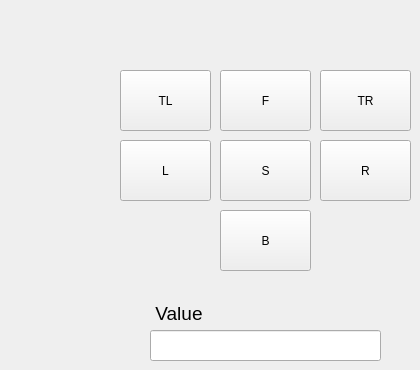
         <widget class="QWidget" name="tab_10">
          <attribute name="title">
           <string>Precision Walking test</string>
          </attribute>
          <widget class="QPushButton" name="precision_stop">
           <property name="geometry">
            <rect>
             <x>220</x>
             <y>140</y>
             <width>91</width>
             <height>61</height>
            </rect>
           </property>
           <property name="text">
            <string>S</string>
           </property>
          </widget>
          <widget class="QPushButton" name="precision_right">
           <property name="geometry">
            <rect>
             <x>320</x>
             <y>140</y>
             <width>91</width>
             <height>61</height>
            </rect>
           </property>
           <property name="text">
            <string>R</string>
           </property>
          </widget>
          <widget class="QPushButton" name="precision_turn_right">
           <property name="geometry">
            <rect>
             <x>320</x>
             <y>70</y>
             <width>91</width>
             <height>61</height>
            </rect>
           </property>
           <property name="text">
            <string>TR</string>
           </property>
          </widget>
          <widget class="QPushButton" name="precision_forward">
           <property name="geometry">
            <rect>
             <x>220</x>
             <y>70</y>
             <width>91</width>
             <height>61</height>
            </rect>
           </property>
           <property name="text">
            <string>F</string>
           </property>
          </widget>
          <widget class="QPushButton" name="precision_backward">
           <property name="geometry">
            <rect>
             <x>220</x>
             <y>210</y>
             <width>91</width>
             <height>61</height>
            </rect>
           </property>
           <property name="text">
            <string>B</string>
           </property>
          </widget>
          <widget class="QPushButton" name="precision_left">
           <property name="geometry">
            <rect>
             <x>120</x>
             <y>140</y>
             <width>91</width>
             <height>61</height>
            </rect>
           </property>
           <property name="text">
            <string>L</string>
           </property>
          </widget>
          <widget class="QPushButton" name="precision_turn_left">
           <property name="geometry">
            <rect>
             <x>120</x>
             <y>70</y>
             <width>91</width>
             <height>61</height>
            </rect>
           </property>
           <property name="text">
            <string>TL</string>
           </property>
          </widget>
          <widget class="QLineEdit" name="precision_value">
           <property name="geometry">
            <rect>
             <x>150</x>
             <y>330</y>
             <width>231</width>
             <height>31</height>
            </rect>
           </property>
          </widget>
          <widget class="QLabel" name="label_135">
           <property name="geometry">
            <rect>
             <x>130</x>
             <y>300</y>
             <width>98</width>
             <height>27</height>
            </rect>
           </property>
           <property name="font">
            <font>
             <family>Ubuntu</family>
             <pointsize>24</pointsize>
             <weight>50</weight>
             <bold>false</bold>
            </font>
           </property>
           <property name="frameShape">
            <enum>QFrame::NoFrame</enum>
           </property>
           <property name="text">
            <string>&lt;!DOCTYPE HTML PUBLIC &quot;-//W3C//DTD HTML 4.0//EN&quot; &quot;http://www.w3.org/TR/REC-html40/strict.dtd&quot;&gt;
&lt;html&gt;&lt;head&gt;&lt;meta name=&quot;qrichtext&quot; content=&quot;1&quot; /&gt;&lt;style type=&quot;text/css&quot;&gt;
p, li { white-space: pre-wrap; }
&lt;/style&gt;&lt;/head&gt;&lt;body style=&quot; font-family:'Ubuntu'; font-size:24pt; font-weight:400; font-style:normal;&quot;&gt;
&lt;p align=&quot;center&quot; style=&quot; margin-top:12px; margin-bottom:12px; margin-left:0px; margin-right:0px; -qt-block-indent:0; text-indent:0px;&quot;&gt;&lt;span style=&quot; font-size:14pt;&quot;&gt;Value&lt;/span&gt;&lt;/p&gt;&lt;/body&gt;&lt;/html&gt;</string>
           </property>
           <property name="textFormat">
            <enum>Qt::AutoText</enum>
           </property>
           <property name="margin">
            <number>0</number>
           </property>
          </widget>
         </widget>
